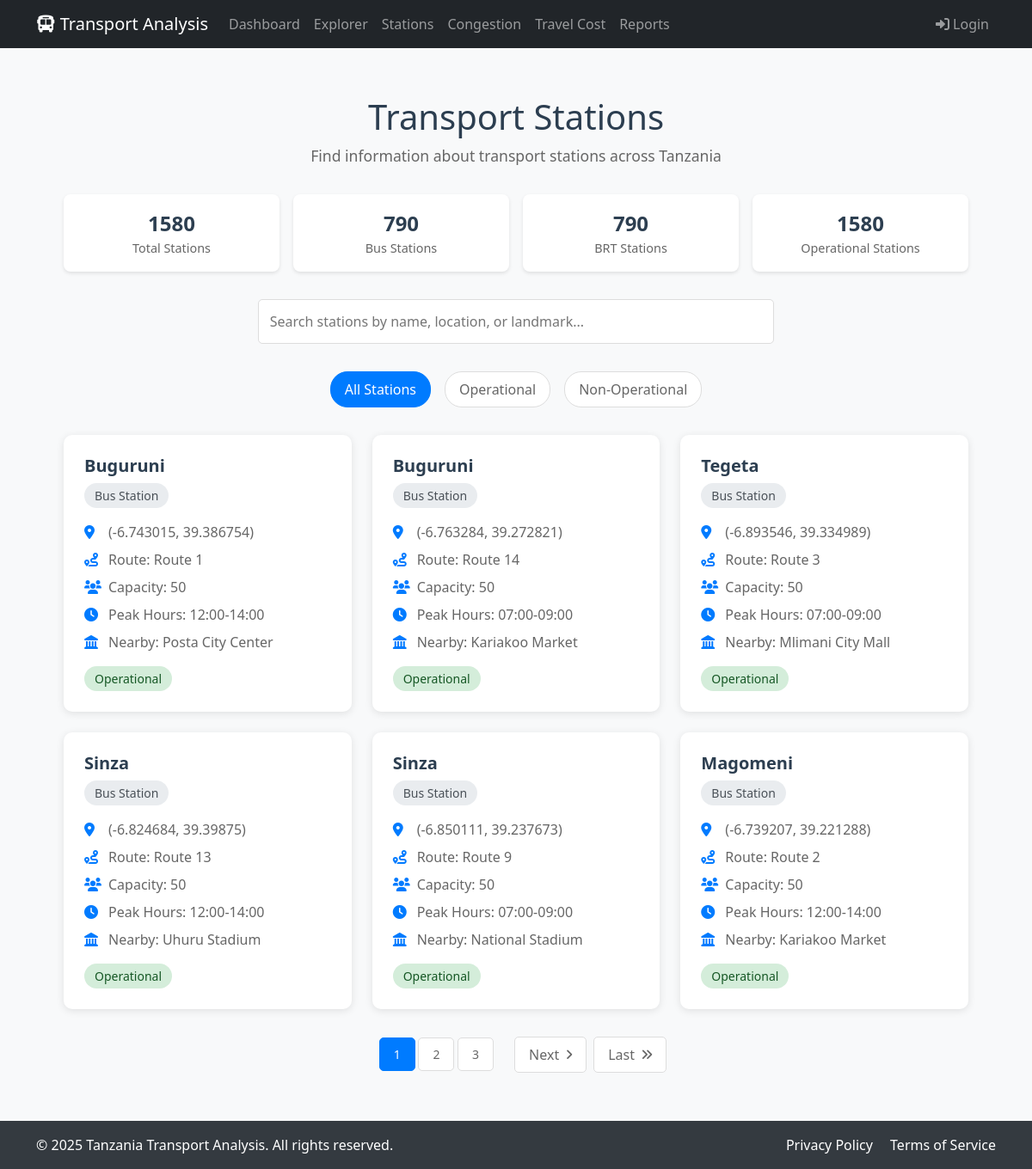
Page /stations/ on the committed database.
### dashboard/models.py (models this page shows, shortened)
class TransportData(models.Model):
    road_name = models.CharField(max_length=255)
    road_distance = models.FloatField()
    route_name = models.CharField(max_length=255)
    bus_station = models.CharField(max_length=255)
    brt_station = models.CharField(max_length=255)
    peak_hours = models.CharField(max_length=50)
    average_speed = models.FloatField()
    travel_time = models.FloatField()
    fare = models.FloatField()
    landmark_nearby = models.CharField(max_length=255)
    road_type = models.CharField(max_length=50)
    traffic_lights_count = models.IntegerField()
    route_type = models.CharField(max_length=50)
    congestion_level = models.CharField(max_length=50)
    passenger_capacity = models.IntegerField()
    alternative_routes = models.CharField(max_length=255)
    bus_station_location = models.CharField(max_length=255)
    brt_station_location = models.CharField(max_length=255)
    geojson_data = models.TextField()
    class Meta:
        verbose_name_plural = "Transport Data"

### stations/views.py (the view, shortened to what this page needs)
# urls.py: path('', views.index, name='index'),
def index(request):
    search_query = request.GET.get('search', '')
    filter_type = request.GET.get('type', 'all')
    filter_status = request.GET.get('status', 'all')
    page = request.GET.get('page', 1)
    stations_data = []
    bus_stations = TransportData.objects.exclude(
        bus_station=''
    ).values(
        'bus_station',
        'bus_station_location',
        'route_name',
        'peak_hours',
        'passenger_capacity',
        'landmark_nearby'
    ).distinct()
    brt_stations = TransportData.objects.exclude(
        brt_station=''
    ).values(
        'brt_station',
        'brt_station_location',
        'route_name',
        'peak_hours',
        'passenger_capacity',
        'landmark_nearby'
    ).distinct()
    for station in bus_stations:
        if station['bus_station'] and station['bus_station_location']:
            lat, lng = station['bus_station_location'].split(',')
            stations_data.append({
                'name': station['bus_station'],
                'type': 'Bus Station',
                'location': f"({lat}, {lng})",
                'route': station['route_name'],
                'capacity': station['passenger_capacity'],
                'peak_hours': station['peak_hours'],
                'landmark': station['landmark_nearby'],
                'is_operational': True  # You might want to add logic for this
            })
    for station in brt_stations:
        if station['brt_station'] and station['brt_station_location']:
            lat, lng = station['brt_station_location'].split(',')
            stations_data.append({
                'name': station['brt_station'],
                'type': 'BRT Station',
                'location': f"({lat}, {lng})",
                'route': station['route_name'],
                'capacity': station['passenger_capacity'],
                'peak_hours': station['peak_hours'],
                'landmark': station['landmark_nearby'],
                'is_operational': True  # You might want to add logic for this
            })
    if filter_type != 'all':
        stations_data = [
            station for station in stations_data
            if station['type'].lower() == filter_type.lower()
        ]
    if filter_status != 'all':
        is_operational = filter_status == 'operational'
        stations_data = [
            station for station in stations_data
            if station['is_operational'] == is_operational
        ]
    total_stations = len(stations_data)
    bus_station_count = sum(1 for s in stations_data if s['type'] == 'Bus Station')
    brt_station_count = sum(1 for s in stations_data if s['type'] == 'BRT Station')
    operational_count = sum(1 for s in stations_data if s['is_operational'])
    paginator = Paginator(stations_data, 6)  # Show 6 stations per page
    try:
        stations = paginator.page(page)
    except PageNotAnInteger:
        stations = paginator.page(1)
    except EmptyPage:
        stations = paginator.page(paginator.num_pages)
    context = {
        'stations': stations,
        'total_stations': total_stations,
        'bus_station_count': bus_station_count,
        'brt_station_count': brt_station_count,
        'operational_count': operational_count,
        'search_query': search_query,
        'filter_type': filter_type,
        'filter_status': filter_status,
    }
    return render(request, 'stations/index.html', context)

### stations/templates/stations/index.html (shortened to what this page needs)
{% extends 'base.html' %}
{% load static %}
{% block content %}
<div class="stations-container">
    <div class="page-header">
        <h1 class="page-title">Transport Stations</h1>
        <p class="subtitle">Find information about transport stations across Tanzania</p>
    </div>
    <div class="stats-container">
        <div class="stat-card">
            <div class="stat-value">{{ total_stations }}</div>
            <div class="stat-label">Total Stations</div>
        </div>
        <div class="stat-card">
            <div class="stat-value">{{ bus_station_count }}</div>
            <div class="stat-label">Bus Stations</div>
        </div>
        <div class="stat-card">
            <div class="stat-value">{{ brt_station_count }}</div>
            <div class="stat-label">BRT Stations</div>
        </div>
        <div class="stat-card">
            <div class="stat-value">{{ operational_count }}</div>
            <div class="stat-label">Operational Stations</div>
        </div>
    </div>
    <div class="search-box">
        <input type="text" id="searchInput" placeholder="Search stations by name, location, or landmark...">
    </div>
    <div class="filter-section">
        <button class="filter-btn active" data-filter="all">All Stations</button>
        <button class="filter-btn" data-filter="operational">Operational</button>
        <button class="filter-btn" data-filter="non-operational">Non-Operational</button>
    </div>
    <div class="stations-grid">
        {% for station in stations %}
        <div class="station-card" data-type="{{ station.type|lower }}" data-status="{{ station.is_operational|yesno:'operational,non-operational' }}">
            <h2 class="station-name">{{ station.name }}</h2>
            <span class="station-type">{{ station.type }}</span>
            <div class="station-details">
                <div class="station-detail-item">
                    <i class="fas fa-map-marker-alt"></i>
                    <span>{{ station.location }}</span>
                </div>
                <div class="station-detail-item">
                    <i class="fas fa-route"></i>
                    <span>Route: {{ station.route }}</span>
                </div>
                <div class="station-detail-item">
                    <i class="fas fa-users"></i>
                    <span>Capacity: {{ station.capacity }}</span>
                </div>
                <div class="station-detail-item">
                    <i class="fas fa-clock"></i>
                    <span>Peak Hours: {{ station.peak_hours }}</span>
                </div>
                <div class="station-detail-item">
                    <i class="fas fa-landmark"></i>
                    <span>Nearby: {{ station.landmark }}</span>
                </div>
            </div>
            <span class="station-status {% if station.is_operational %}status-operational{% else %}status-non-operational{% endif %}">
                {% if station.is_operational %}Operational{% else %}Non-Operational{% endif %}
            </span>
        </div>
        {% empty %}
        <div class="no-stations">
            No stations found. Please try different search criteria.
        </div>
        {% endfor %}
    </div>
    {% if stations.paginator.num_pages > 1 %}
    <div class="pagination-container">
        <div class="pagination-info">
            {% for num in stations.paginator.page_range %}
                {% if num == stations.number %}
                    <span class="pagination-button active">{{ num }}</span>
                {% elif num > stations.number|add:'-3' and num < stations.number|add:'3' %}
                    <a href="?page={{ num }}{% if search_query %}&search={{ search_query }}{% endif %}{% if filter_type != 'all' %}&type={{ filter_type }}{% endif %}{% if filter_status != 'all' %}&status={{ filter_status }}{% endif %}"
                       class="pagination-button">{{ num }}</a>
                {% endif %}
            {% endfor %}
        </div>
        {% if stations.has_next %}
        <a href="?page={{ stations.next_page_number }}"
           class="pagination-button">
            Next
            <i class="fas fa-angle-right"></i>
        </a>
        <a href="?page={{ stations.paginator.num_pages }}"
           class="pagination-button">
            Last
            <i class="fas fa-angle-double-right"></i>
        </a>
        {% endif %}
    </div>
    {% endif %}
</div>
{% endblock %}

### templates/base.html (style rules this page uses)
:root { --primary-color: #007bff; --secondary-color: #6c757d; --success-color: #28a745; }
body { font-family: 'Segoe UI', Tahoma, Geneva, Verdana, sans-serif; background-color: #f8f9fa; min-height: 100vh; display: flex; flex-direction: column; }

### stations/templates/stations/index.html (style rules this page uses)
.stations-container { max-width: 1200px; margin: 0 auto; padding: 2rem; }
.page-header { text-align: center; margin-bottom: 2rem; }
.page-title { font-size: 2.5rem; color: #2c3e50; margin-bottom: 0.5rem; }
.subtitle { color: #666; font-size: 1.1rem; }
.stats-container { display: grid; grid-template-columns: repeat(auto-fit, minmax(200px, 1fr)); gap: 1rem; margin-bottom: 2rem; text-align: center; }
.stat-card { background: white; padding: 1rem; border-radius: 8px; box-shadow: 0 2px 4px rgba(0,0,0,0.1); }
.stat-value { font-size: 1.5rem; font-weight: bold; color: #2c3e50; }
.stat-label { color: #666; font-size: 0.9rem; }
.stations-grid { display: grid; grid-template-columns: repeat(auto-fill, minmax(300px, 1fr)); gap: 1.5rem; }
.station-card { background: white; border-radius: 10px; padding: 1.5rem; box-shadow: 0 2px 10px rgba(0,0,0,0.1); transition: transform 0.3s ease; }
.station-name { font-size: 1.25rem; color: #2c3e50; margin-bottom: 0.5rem; font-weight: bold; }
.station-type { display: inline-block; padding: 0.25rem 0.75rem; background: #e9ecef; border-radius: 15px; font-size: 0.875rem; color: #495057; margin-bottom: 1rem; }
.station-details { margin-bottom: 1rem; }
.station-detail-item { display: flex; align-items: center; margin-bottom: 0.5rem; color: #666; }
.station-detail-item i { width: 20px; margin-right: 0.5rem; color: #007bff; }
.station-status { display: inline-block; padding: 0.25rem 0.75rem; border-radius: 15px; font-size: 0.875rem; font-weight: 500; }
.status-operational { background: #d4edda; color: #155724; }
.search-box { margin-bottom: 2rem; max-width: 600px; margin-left: auto; margin-right: auto; }
.search-box input { width: 100%; padding: 0.8rem; border: 1px solid #ddd; border-radius: 5px; font-size: 1rem; }
.filter-section { margin-bottom: 2rem; display: flex; gap: 1rem; flex-wrap: wrap; justify-content: center; }
.filter-btn { padding: 0.5rem 1rem; border: 1px solid #ddd; border-radius: 20px; background: white; color: #666; cursor: pointer; transition: all 0.3s ease; }
.filter-btn.active { background: #007bff; color: white; border-color: #007bff; }
.pagination-container { margin-top: 2rem; display: flex; justify-content: center; align-items: center; gap: 0.5rem; }
.pagination-button { padding: 0.5rem 1rem; border: 1px solid #ddd; border-radius: 5px; background: white; color: #666; cursor: pointer; transition: all 0.3s ease; text-decoration: none; display: inline-flex; align-items: center; gap: 0.5rem; }
.pagination-button.active { background: #007bff; color: white; border-color: #007bff; }
.pagination-button i { font-size: 0.875rem; }
.pagination-info { color: #666; font-size: 0.875rem; margin: 0 1rem; }

### rows in the picture
TransportData: name "Sinza", type "Bus Station", location "(-6.850111, 39.237673)", route "Route 9", capacity "50", peak_hours "07:00-09:00", landmark "National Stadium"

### other values in the picture
{{ total_stations }} "1580"
{{ bus_station_count }} "790"
{{ brt_station_count }} "790"
{{ operational_count }} "1580"
{{ station.name }} "Buguruni" "Buguruni" "Tegeta" "Sinza" "Magomeni"
{{ station.type }} "Bus Station" "Bus Station" "Bus Station" "Bus Station" "Bus Station"
{{ station.location }} "(-6.743015, 39.386754)" "(-6.763284, 39.272821)" "(-6.893546, 39.334989)" "(-6.824684, 39.39875)" "(-6.739207, 39.221288)"
{{ station.route }} "Route 1" "Route 14" "Route 3" "Route 13" "Route 2"
{{ station.capacity }} "50" "50" "50" "50" "50"
{{ station.peak_hours }} "12:00-14:00" "07:00-09:00" "07:00-09:00" "12:00-14:00" "12:00-14:00"
{{ station.landmark }} "Posta City Center" "Kariakoo Market" "Mlimani City Mall" "Uhuru Stadium" "Kariakoo Market"
{{ num }} "1"
{{ num }} "2" "3"
